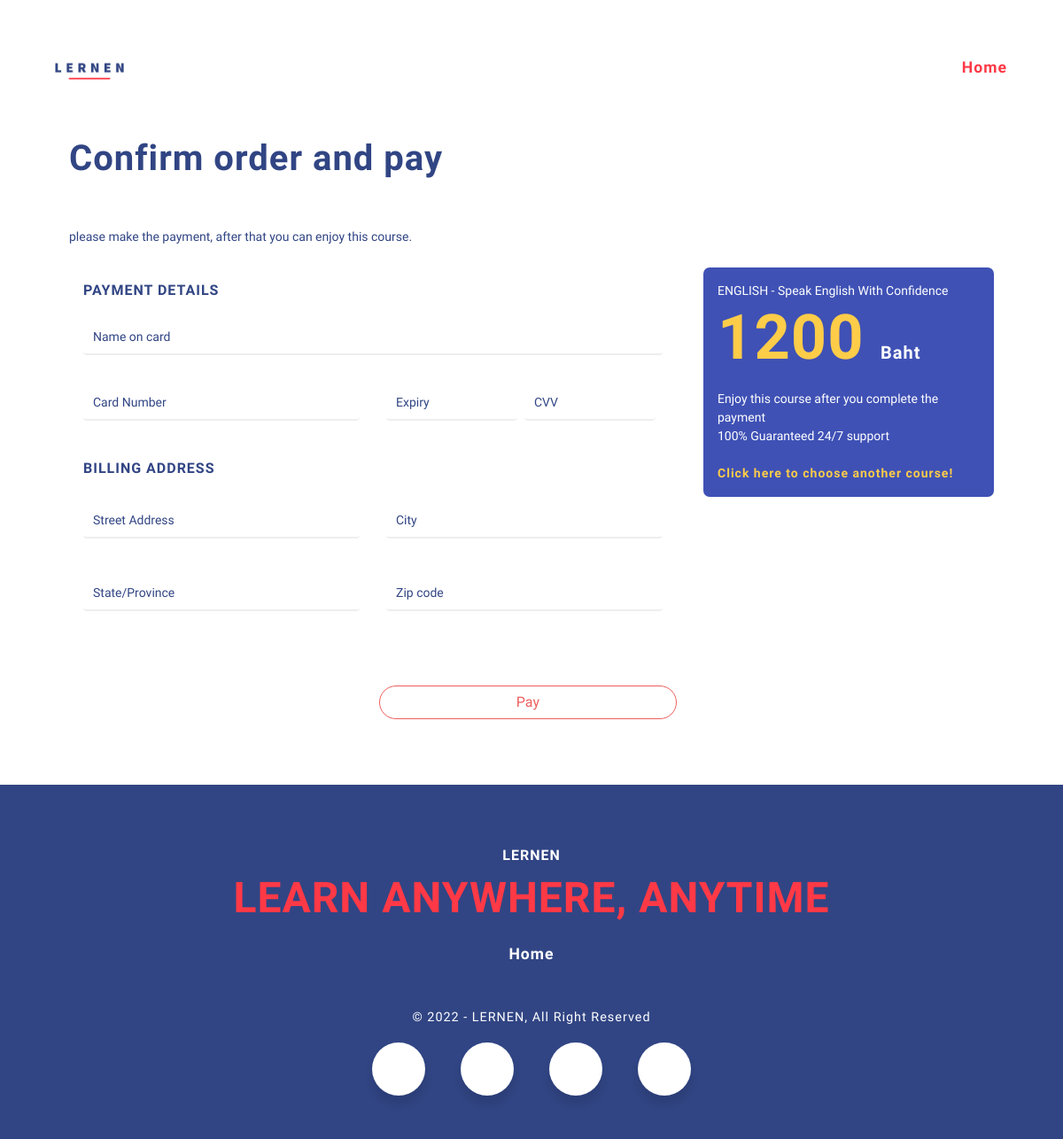
The page /payment.php?id=C00002 (signed in) on the database its author committed.
### tables this page shows
CREATE TABLE `course` (
  `id_course` varchar(11) NOT NULL,
  `subject` varchar(20) NOT NULL,
  `coursename` varchar(50) NOT NULL,
  `price` int(10) NOT NULL,
  `content` varchar(255) NOT NULL,
  `length` varchar(50) NOT NULL,
  `requirement` varchar(255) NOT NULL,
  `description` varchar(255) NOT NULL,
  `image` text NOT NULL,
  `video` varchar(5) NOT NULL
);

### payment.php (the view, shortened to what this page needs)
<?php
    include('server.php');
?>
<!DOCTYPE html>
<html lang="en">
<head>
    <link rel="stylesheet" href="icofont.min.css">
    <link href="css/bootstrap.min.css" rel="stylesheet" />
    <link href="css/slick.css" rel="stylesheet" />
    <link href="css/main.css" rel="stylesheet" />
</head>
<body>
  <header id="home">
    <div class="container">
      <nav class="navbar navbar-expand-lg navbar-light ">
        <a class="navbar-brand"><img src="images/lernenlogo.png" width="120" height="55"></a>
        <div class="collapse navbar-collapse" id="navbarSupportedContent">
          <ul class="navbar-nav mr-auto">
            <li class="nav-item active">
              <a href="mainpage.php" class="nav-link" style="margin-left: 800px;">Home</a>
            </li>
          </ul>
        </div>
        </div>
    <div class="container mt-5 px-5">
        <div class="mb-4">
            <h2>Confirm order and pay</h2>
        <span>please make the payment, after that you can enjoy this course.</span>
        </div>
    <form action="payment_db.php" method="post">
    <div class="row">
        <div class="col-md-8">
            <div class="card p-3">
                <h6 class="text-uppercase">Payment details</h6>
                <div class="inputbox mt-3"> <input type="text" name="cardname" class="form-control" required="required"> <span>Name on card</span> </div>
                <div class="row">
                    <div class="col-md-6">
                        <div class="inputbox mt-3 mr-2"> <input type="text" name="cardnum" class="form-control" required="required"> <i class="fa fa-credit-card"></i> <span>Card Number</span>
                        </div>
                    </div>
                    <div class="col-md-6">
                         <div class="d-flex flex-row">
                             <div class="inputbox mt-3 mr-2"> <input type="text" name="expiry" class="form-control" required="required"> <span>Expiry</span> </div>
                          <div class="inputbox mt-3 mr-2"> <input type="text" name="cvv" class="form-control" required="required"> <span>CVV</span> </div>
                         </div>
                    </div>
                </div>
                <div class="mt-4 mb-4">
                    <h6 class="text-uppercase">Billing Address</h6>
                    <div class="row mt-3">
                        <div class="col-md-6">
                            <div class="inputbox mt-3 mr-2"> <input type="text" name="street" class="form-control" required="required"> <span>Street Address</span> </div>
                        </div>
                         <div class="col-md-6">
                            <div class="inputbox mt-3 mr-2"> <input type="text" name="city" class="form-control" required="required"> <span>City</span> </div>
                        </div>
                    </div>
                    <div class="row mt-2">
                        <div class="col-md-6">
                            <div class="inputbox mt-3 mr-2"> <input type="text" name="state" class="form-control" required="required"> <span>State/Province</span> </div>
                        </div>
                         <div class="col-md-6">
                            <div class="inputbox mt-3 mr-2"> <input type="text" name="zipcode" class="form-control" required="required"> <span>Zip code</span> </div>
                        </div>
                    </div>
                </div>
            </div>
            <div class="mt-4 mb-4 d-flex justify-content-between">
                        <button type="submit" name="buy_user" class="btn btn-success px-3">Pay</button>
                    </div>
            </div>
        </form>
        <?php
            $ids = $_GET['id'];
            $sql = "SELECT * FROM course WHERE course.id_course='$ids' ";
            $result = mysqli_query($conn,$sql);
            ($row = mysqli_fetch_array($result))
        ?>
        <div class="col-md-4">
            <div class="card card-blue p-3 text-white mb-3">
                <span><?=$row['subject']?> - <?=$row['coursename']?></span>
                <div class="d-flex flex-row align-items-end mb-3">
                    <h1 class="mb-0 yellow"><?=$row['price']?> <span style="font-size: 20px; color: #fff;">Baht</span></h1>
                </div>
                <span>Enjoy this course after you complete the payment</span>
                <span>100% Guaranteed 24/7 support</span>
                <br>
                <a href="mainpage.php#course" class="yellow decoration">Click here to choose another course!</a>
            </div>
        </div>
    </div>
  <footer>
    <div class="container">
      <div class="row">
        <div class="col-12">
          <h5>LERNEN</h5>
          <h3>LEARN ANYWHERE, ANYTIME</h3>
          <ul class="contact-nav">
            <li><a data-scroll href="mainpage.php">Home</a></li>
          </ul>
          <h6>© 2022 - LERNEN, All Right Reserved</h6>
          <ul class="social">
            <div class="wrapper">
              <div class="icon email">
                <span><i class="icofont-ui-email"></i></span>
              </div>
              <div class="icon phone">
                <span><i class="icofont-phone"></i></span>
              </div>
              <div class="icon facebook">
                <span><i class="icofont-facebook"></i></span>
              </div>
              <div class="icon location">
                <span><i class="icofont-location-pin"></i></span>
              </div>
            </div>
          </ul>
        </div>
      </div>
    </div>
  </footer>
</body>
</html>

### css/main.css (style rules this page uses)
* { margin: 0; padding: 0; }
html { -webkit-box-sizing: border-box; -moz-box-sizing: border-box; box-sizing: border-box; }
*, *:before, *:after { -webkit-box-sizing: inherit; -moz-box-sizing: inherit; box-sizing: inherit; }
a { font-weight: 600; color: #314584; text-decoration: none; letter-spacing: 1px; position: relative; }
img { max-width: 100%; height: auto; }
h1, .h1, h2, .h2, h3, .h3, h4, .h4, h5, .h5, h6, .h6 { color: #314584; font-weight: 600; letter-spacing: 1px; }
body { color: #314584; font-family: 'Work Sans', sans-serif; font-size: 14px; font-weight: 400; overflow-x: hidden; transition: opacity 1s; min-width: 330px; }
h1, .h1 { font-size: 4.4rem; margin-bottom: 20px; }
h2, .h2 { font-size: 2.5rem; line-height: 3.5rem; margin-bottom: 50px; }
h3, .h3 { font-size: 1.9rem; line-height: 2.5rem; margin-bottom: 15px; }
h5, .h5 { font-size: 1rem; color: #FF3946; }
h6, .h6 { font-size: 1rem; margin-bottom: 10px; }
.navbar-light .navbar-nav .nav-link { color: #314584; font-size: 1.1rem; white-space: nowrap; }
.navbar-light .navbar-nav .active>.nav-link, .navbar-light .navbar-nav .nav-link.active, .navbar-light .navbar-nav .nav-link.show, .navbar-light .navbar-nav .show>.nav-link { color: #FF3946; }
.navbar { padding: 50px 0 0 0; }
.navbar-light .navbar-brand { margin-right: 10%; }
.nav-item { padding: 0 10px; }
footer { background-color: #314584; width: 100%; min-height: 400px; text-align: center; padding: 70px 0px 0px 0px; }
footer h5 { color: #fff; padding-bottom: 10px; }
footer h3 { color: #FF3946; font-size: 3rem; margin-bottom: 30px; }
.contact-nav li { display: inline; color: #fff; }
.contact-nav a { color: #fff; font-size: 1.1rem; padding: 20px 20px; }
footer h6 { color: #fff; font-size: 0.9rem; font-weight: 400; margin-top: 50px; margin-bottom: 20px; }
.wrapper { display: inline-flex; }
.wrapper .icon { margin: 0 20px; text-align: center; cursor: pointer; display: flex; align-items: center; justify-content: center; flex-direction: column; position: relative; z-index: 2; transition: 0.4s cubic-bezier(0.68, -0.55, 0.265, 1.55); }
.wrapper .icon span { display: block; height: 60px; width: 60px; background: #fff; border-radius: 50%; position: relative; z-index: 2px; box-shadow: 0px 10px 10px rgba(0, 0, 0, 0.1); transition: 0.4s cubic-bezier(0.68, -0.55, 0.265, 1.55); }
.wrapper .icon span i { line-height: 60px; font-size: 25px; }
.form-control::placeholder { color: #d9dadb; }

### payment.php (style rules this page uses)
.card { border:none; border-radius: 7px; }
.form-control { border-bottom: 2px solid #eee !important; border: none; font-weight: 600 }
.inputbox { position: relative; margin-bottom: 20px; width: 100% }
.inputbox span { position: absolute; top: 7px; left: 11px; transition: 0.5s }
.card-blue { background-color: #3F51B5; }
.yellow { color: #fdcc49; }
.decoration { text-decoration: none; font-size: 14px; }
.btn-success { color: #ed5f5e; background-color: #fff; border-color:#ed5f5e; margin-bottom: 50px; margin-left: 51%; border-radius: 20px; width: 50%; }

### rows shown on the page
course: subject "ENGLISH", coursename "Speak English With Confidence", price "1200"
